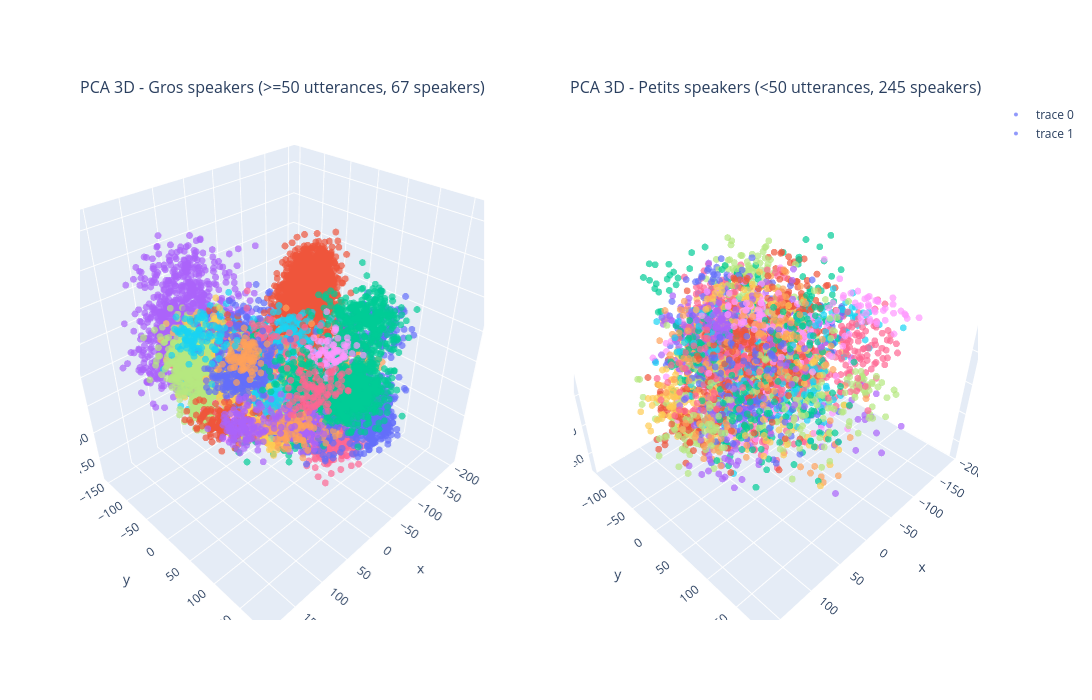

Notebook cell for this chart:
### Code cell
from sklearn.decomposition import PCA
import plotly.graph_objects as go
import plotly.express as px
from plotly.subplots import make_subplots

# Identifie les gros speakers
speaker_counts = meta['username'].value_counts()
threshold = 50  # À ajuster selon tes besoins
big_speakers = speaker_counts[speaker_counts >= threshold].index
small_speakers = speaker_counts[speaker_counts < threshold].index

# Crée deux masks
mask_big = meta['username'].isin(big_speakers)
mask_small = meta['username'].isin(small_speakers)

X_big = X[mask_big]
meta_big = meta[mask_big].reset_index(drop=True)

X_small = X[mask_small]
meta_small = meta[mask_small].reset_index(drop=True)

print(f"Gros speakers (>={threshold} utterances): {len(big_speakers)} speakers, {len(X_big)} utterances")
print(f"Petits speakers (<{threshold} utterances): {len(small_speakers)} speakers, {len(X_small)} utterances")

# PCA 3D pour chaque groupe
pca_big = PCA(n_components=3)
X_pca_big = pca_big.fit_transform(X_big)

pca_small = PCA(n_components=3)
X_pca_small = pca_small.fit_transform(X_small)

# Crée les couleurs par speaker
colors_plotly = px.colors.qualitative.Plotly

colors_list_big = [colors_plotly[i % len(colors_plotly)] 
                   for i in pd.factorize(meta_big['username'])[0]]
colors_list_small = [colors_plotly[i % len(colors_plotly)] 
                     for i in pd.factorize(meta_small['username'])[0]]

# Crée deux subplots 3D
fig = make_subplots(
    rows=1, cols=2,
    specs=[[{'type': 'scatter3d'}, {'type': 'scatter3d'}]],
    subplot_titles=(
        f'PCA 3D - Gros speakers (>={threshold} utterances, {len(big_speakers)} speakers)',
        f'PCA 3D - Petits speakers (<{threshold} utterances, {len(small_speakers)} speakers)'
    )
)

# Plot gros speakers
fig.add_trace(
    go.Scatter3d(
        x=X_pca_big[:, 0], y=X_pca_big[:, 1], z=X_pca_big[:, 2],
        mode='markers',
        marker=dict(size=4, color=colors_list_big, opacity=0.7),
        text=meta_big['username'].values,
        hoverinfo='text'
    ),
    row=1, col=1
)

# Plot petits speakers
fig.add_trace(
    go.Scatter3d(
        x=X_pca_small[:, 0], y=X_pca_small[:, 1], z=X_pca_small[:, 2],
        mode='markers',
        marker=dict(size=4, color=colors_list_small, opacity=0.7),
        text=meta_small['username'].values,
        hoverinfo='text'
    ),
    row=1, col=2
)

fig.update_layout(width=1600, height=700)
fig.show()

# Affiche la variance
print(f"\nGros speakers - Variance expliquée (3D): {pca_big.explained_variance_ratio_.sum():.1%}")
print(f"Petits speakers - Variance expliquée (3D): {pca_small.explained_variance_ratio_.sum():.1%}")

### Figure 1 — Plotly figure (JSON) as saved in the notebook; plotly's stock layout.template omitted (floating-point values rounded to 4 significant figures; data arrays with more than 128 entries replaced by an {"elided": "..."} marker saying what was removed)
{"data": [{"hoverinfo": "text", "marker": {"color": {"elided": "14737 str values"}, "opacity": 0.7, "size": 4}, "mode": "markers", "scene": "scene", "text": {"elided": "14737 str values"}, "type": "scatter3d", "x": {"elided": "14737 float values"}, "y": {"elided": "14737 float values"}, "z": {"elided": "14737 float values"}}, {"hoverinfo": "text", "marker": {"color": {"elided": "4412 str values"}, "opacity": 0.7, "size": 4}, "mode": "markers", "scene": "scene2", "text": {"elided": "4412 str values"}, "type": "scatter3d", "x": {"elided": "4412 float values"}, "y": {"elided": "4412 float values"}, "z": {"elided": "4412 float values"}}], "layout": {"annotations": [{"font": {"size": 16}, "showarrow": false, "text": "PCA 3D - Gros speakers (>=50 utterances, 67 speakers)", "x": 0.225, "xanchor": "center", "xref": "paper", "y": 1, "yanchor": "bottom", "yref": "paper"}, {"font": {"size": 16}, "showarrow": false, "text": "PCA 3D - Petits speakers (<50 utterances, 245 speakers)", "x": 0.775, "xanchor": "center", "xref": "paper", "y": 1, "yanchor": "bottom", "yref": "paper"}], "height": 700, "scene": {"domain": {"x": [0, 0.45], "y": [0, 1]}}, "scene2": {"domain": {"x": [0.55, 1], "y": [0, 1]}}, "width": 1600}}
